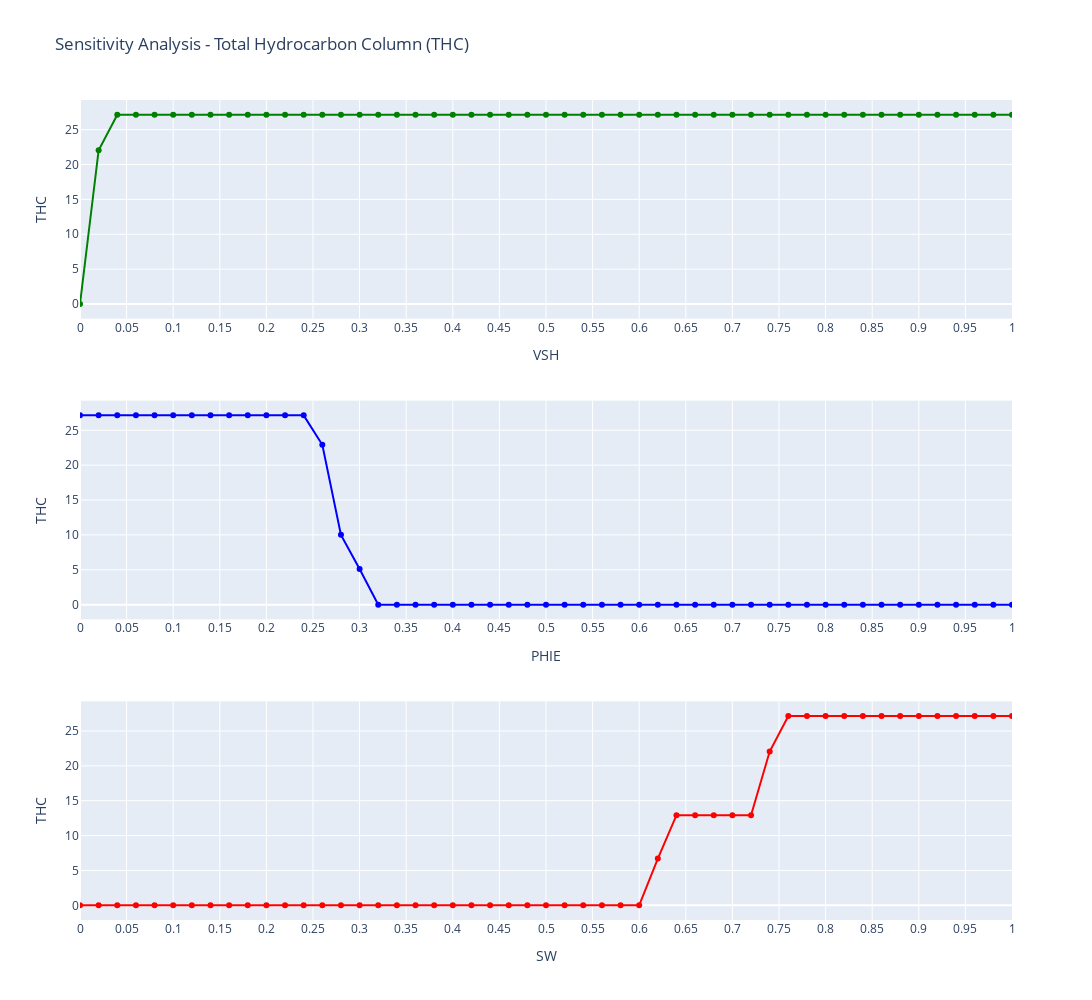

Notebook code for this chart:
### Code cell
import plotly.graph_objects as go
from plotly.subplots import make_subplots
import numpy as np

# Define common x-ticks
xticks = np.arange(0, 1.05, 0.05)

# Create subplot layout (3 rows, 1 column)
fig = make_subplots(
    rows=3, cols=1,
    shared_xaxes=False

)

# Plot 1: THC vs VSH
fig.add_trace(
    go.Scatter(
        x=df_thc_vsh['VSH_Cutoff'],
        y=df_thc_vsh['THC_Fraction'],
        mode='lines+markers',
        line=dict(color='green', width=2),
        marker=dict(size=6),
        name="VSH"
    ),
    row=1, col=1
)

# Plot 2: THC vs PHIE
fig.add_trace(
    go.Scatter(
        x=df_thc_phie['PHIE_Cutoff'],
        y=df_thc_phie['THC_Fraction'],
        mode='lines+markers',
        line=dict(color='blue', width=2),
        marker=dict(size=6),
        name="PHIE"
    ),
    row=2, col=1
)

# Plot 3: THC vs SW
fig.add_trace(
    go.Scatter(
        x=df_thc_sw['SW_Cutoff'],
        y=df_thc_sw['THC_Fraction'],
        mode='lines+markers',
        line=dict(color='red', width=2),
        marker=dict(size=6),
        name="SW"
    ),
    row=3, col=1
)

# Update layout
fig.update_layout(
    height=1000, width=1200,
    title_text="Sensitivity Analysis - Total Hydrocarbon Column (THC)",
    showlegend=False
)

# Update axes for all subplots
fig.update_xaxes(title_text="VSH", row=1, col=1, range=[0,1], tickvals=xticks)
fig.update_xaxes(title_text="PHIE", row=2, col=1, range=[0,1], tickvals=xticks)
fig.update_xaxes(title_text="SW", row=3, col=1, range=[0,1], tickvals=xticks)

fig.update_yaxes(title_text="THC", row=1, col=1)
fig.update_yaxes(title_text="THC", row=2, col=1)
fig.update_yaxes(title_text="THC", row=3, col=1)

fig.show()

### Figure 1 — Plotly figure (JSON) as saved in the notebook; plotly's stock layout.template omitted (floating-point values rounded to 4 significant figures)
{"data": [{"line": {"color": "green", "width": 2}, "marker": {"size": 6}, "mode": "lines+markers", "name": "VSH", "type": "scatter", "x": [0.0, 0.02, 0.04, 0.06, 0.08, 0.1, 0.12, 0.14, 0.16, 0.18, 0.2, 0.22, 0.24, 0.26, 0.28, 0.3, 0.32, 0.34, 0.36, 0.38, 0.4, 0.42, 0.44, 0.46, 0.48, 0.5, 0.52, 0.54, 0.56, 0.58, 0.6, 0.62, 0.64, 0.66, 0.68, 0.7, 0.72, 0.74, 0.76, 0.78, 0.8, 0.82, 0.84, 0.86, 0.88, 0.9, 0.92, 0.94, 0.96, 0.98, 1.0], "xaxis": "x", "y": [0.0, 22.05, 27.14, 27.14, 27.14, 27.14, 27.14, 27.14, 27.14, 27.14, 27.14, 27.14, 27.14, 27.14, 27.14, 27.14, 27.14, 27.14, 27.14, 27.14, 27.14, 27.14, 27.14, 27.14, 27.14, 27.14, 27.14, 27.14, 27.14, 27.14, 27.14, 27.14, 27.14, 27.14, 27.14, 27.14, 27.14, 27.14, 27.14, 27.14, 27.14, 27.14, 27.14, 27.14, 27.14, 27.14, 27.14, 27.14, 27.14, 27.14, 27.14], "yaxis": "y"}, {"line": {"color": "blue", "width": 2}, "marker": {"size": 6}, "mode": "lines+markers", "name": "PHIE", "type": "scatter", "x": [0.0, 0.02, 0.04, 0.06, 0.08, 0.1, 0.12, 0.14, 0.16, 0.18, 0.2, 0.22, 0.24, 0.26, 0.28, 0.3, 0.32, 0.34, 0.36, 0.38, 0.4, 0.42, 0.44, 0.46, 0.48, 0.5, 0.52, 0.54, 0.56, 0.58, 0.6, 0.62, 0.64, 0.66, 0.68, 0.7, 0.72, 0.74, 0.76, 0.78, 0.8, 0.82, 0.84, 0.86, 0.88, 0.9, 0.92, 0.94, 0.96, 0.98, 1.0], "xaxis": "x2", "y": [27.14, 27.14, 27.14, 27.14, 27.14, 27.14, 27.14, 27.14, 27.14, 27.14, 27.14, 27.14, 27.14, 22.93, 10.01, 5.098, 0.0, 0.0, 0.0, 0.0, 0.0, 0.0, 0.0, 0.0, 0.0, 0.0, 0.0, 0.0, 0.0, 0.0, 0.0, 0.0, 0.0, 0.0, 0.0, 0.0, 0.0, 0.0, 0.0, 0.0, 0.0, 0.0, 0.0, 0.0, 0.0, 0.0, 0.0, 0.0, 0.0, 0.0, 0.0], "yaxis": "y2"}, {"line": {"color": "red", "width": 2}, "marker": {"size": 6}, "mode": "lines+markers", "name": "SW", "type": "scatter", "x": [0.0, 0.02, 0.04, 0.06, 0.08, 0.1, 0.12, 0.14, 0.16, 0.18, 0.2, 0.22, 0.24, 0.26, 0.28, 0.3, 0.32, 0.34, 0.36, 0.38, 0.4, 0.42, 0.44, 0.46, 0.48, 0.5, 0.52, 0.54, 0.56, 0.58, 0.6, 0.62, 0.64, 0.66, 0.68, 0.7, 0.72, 0.74, 0.76, 0.78, 0.8, 0.82, 0.84, 0.86, 0.88, 0.9, 0.92, 0.94, 0.96, 0.98, 1.0], "xaxis": "x3", "y": [0.0, 0.0, 0.0, 0.0, 0.0, 0.0, 0.0, 0.0, 0.0, 0.0, 0.0, 0.0, 0.0, 0.0, 0.0, 0.0, 0.0, 0.0, 0.0, 0.0, 0.0, 0.0, 0.0, 0.0, 0.0, 0.0, 0.0, 0.0, 0.0, 0.0, 0.0, 6.698, 12.92, 12.92, 12.92, 12.92, 12.92, 22.05, 27.14, 27.14, 27.14, 27.14, 27.14, 27.14, 27.14, 27.14, 27.14, 27.14, 27.14, 27.14, 27.14], "yaxis": "y3"}], "layout": {"height": 1000, "showlegend": false, "title": {"text": "Sensitivity Analysis - Total Hydrocarbon Column (THC)"}, "width": 1200, "xaxis": {"anchor": "y", "domain": [0, 1], "range": [0, 1], "tickvals": [0.0, 0.05, 0.1, 0.15, 0.2, 0.25, 0.3, 0.35, 0.4, 0.45, 0.5, 0.55, 0.6, 0.65, 0.7, 0.75, 0.8, 0.85, 0.9, 0.95, 1.0], "title": {"text": "VSH"}}, "xaxis2": {"anchor": "y2", "domain": [0, 1], "range": [0, 1], "tickvals": [0.0, 0.05, 0.1, 0.15, 0.2, 0.25, 0.3, 0.35, 0.4, 0.45, 0.5, 0.55, 0.6, 0.65, 0.7, 0.75, 0.8, 0.85, 0.9, 0.95, 1.0], "title": {"text": "PHIE"}}, "xaxis3": {"anchor": "y3", "domain": [0, 1], "range": [0, 1], "tickvals": [0.0, 0.05, 0.1, 0.15, 0.2, 0.25, 0.3, 0.35, 0.4, 0.45, 0.5, 0.55, 0.6, 0.65, 0.7, 0.75, 0.8, 0.85, 0.9, 0.95, 1.0], "title": {"text": "SW"}}, "yaxis": {"anchor": "x", "domain": [0.7333, 1], "title": {"text": "THC"}}, "yaxis2": {"anchor": "x2", "domain": [0.3667, 0.6333], "title": {"text": "THC"}}, "yaxis3": {"anchor": "x3", "domain": [0, 0.2667], "title": {"text": "THC"}}}}
